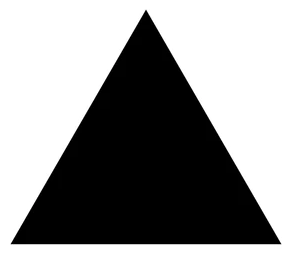
#> input picture tp_deteccion/figures/triangle.png, 292 x 255 px
$ python form_detection.py
#> lines starting #> are read from the running program, lines starting #| are printed output that depends on the picture; after the words box and inside, x2 and y2 are one past the last pixel; in counts of white or black regions, pixels touching at a corner belong together
### tp_deteccion/saved_contours.py
import cv2
from contour import get_contours


def get_saved_contour(path):
#> called with path = './figures/triangle.png'
    image = cv2.imread(path)
#> image is the input picture: shape (255, 292, 3); mean B, G, R 146.2, 146.2, 146.2
    image = cv2.cvtColor(image, cv2.COLOR_BGR2GRAY)
#> image: shape (255, 292)
    _, image = cv2.threshold(image, 120, 255, cv2.THRESH_BINARY)
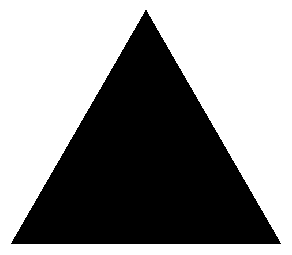
#> image: shape (255, 292); 57.4% white; 1 black region
    return get_contours(frame=image, mode=cv2.RETR_TREE, method=cv2.CHAIN_APPROX_NONE)[1]

### tp_deteccion/contour.py
import cv2


def get_contours(frame, mode, method):
#> called with mode = 3, method = 1
    contours, hierarchy = cv2.findContours(frame, mode, method)
#> contours = 2 contours; box (x1, y1, x2, y2) and area: (0, 0, 292, 255) 73914, (10, 9, 282, 245) 32071
    return contours


def filter_contours_by_area(contours, min_area, max_area):
    filtered_contours = []
    for cnt in contours:
        if min_area <= cv2.contourArea(cnt) <= max_area:
            filtered_contours.append(cnt)
    return filtered_contours


# [5 lines left out: function compare_contours, not called in this run]


def get_bounding_rect(contour):
    return cv2.boundingRect(contour)

### tp_deteccion/ml_model.py
import cv2
import csv

import numpy as np
from sklearn.tree import DecisionTreeClassifier


def label_to_int(string_label):
    if string_label == '5-point-star': return 1
    if string_label == 'rectangle': return 2
    if string_label == 'triangle':
        return 3

    else:
        raise Exception('unkown class_label')


# [7 lines left out: function int_to_label, not called in this run]


trainData = []
trainLabels = []

# Agarro las cosas en los archivos las guardo en variables y las mando a train data y labels
def load_training_set():
    global trainData
    global trainLabels
    with open('./machine/generated-files/shapes-hu-moments.csv') as csv_file:
        csv_reader = csv.reader(csv_file, delimiter=',')
        for row in csv_reader:
            class_label = row.pop() # saca el ultimo elemento de la lista
            floats = []
            for n in row:
                floats.append(float(n)) # tiene los momentos de Hu transformados a float.
            trainData.append(np.array(floats, dtype=np.float32)) # momentos de Hu
            trainLabels.append(np.array([label_to_int(class_label)], dtype=np.int32)) # Resultados
            #Valores y resultados se necesitan por separados
    trainData = np.array(trainData, dtype=np.float32)
    trainLabels = np.array(trainLabels, dtype=np.int32)
# transforma los arrays a arrays de forma numpy


# llama la funcion de arriba, se manda a entrenar y devuelve el modelo entrenado
def train_model():
    load_training_set()

    tree = DecisionTreeClassifier(max_depth=10)
    tree.fit(trainData, trainLabels.ravel())
    return tree

### tp_deteccion/frame_editor.py
import cv2


def denoise(frame, method, radius):
    kernel = cv2.getStructuringElement(method, (radius, radius))
    opening = cv2.morphologyEx(frame, cv2.MORPH_OPEN, kernel)
    closing = cv2.morphologyEx(opening, cv2.MORPH_CLOSE, kernel)
    return closing


def apply_color_convertion(frame, color):
    return cv2.cvtColor(frame, color)


def threshold(frame, slider_max, binary, trackbar_value):
    _, th = cv2.threshold(frame, trackbar_value, slider_max, binary)
    return th


# [4 lines left out: function draw_contours, not called in this run]

### tp_deteccion/trackbar.py
import cv2


def create_trackbar(trackbar_name, window_name, slider_max):
    cv2.createTrackbar(trackbar_name, window_name, 0, slider_max, on_trackbar)


def on_trackbar(val):
    pass


def get_trackbar_value(trackbar_name, window_name):
    return int(cv2.getTrackbarPos(trackbar_name, window_name))

### tp_deteccion/form_detection.py
import cv2
import numpy as np
import math

from contour import get_contours, filter_contours_by_area, get_bounding_rect
from frame_editor import apply_color_convertion, threshold, denoise, draw_contours
from saved_contours import get_saved_contour
from trackbar import create_trackbar, get_trackbar_value
from ml_model import train_model, int_to_label

# BGR
COLOR_GREEN = (0, 255, 0)
COLOR_RED = (0, 0, 255)
COLOR_WHITE = (255, 255, 255)

TRIANGLE_CONTOUR = get_saved_contour('./figures/triangle.png')
#> TRIANGLE_CONTOUR = contour of 740 points, box (x1, y1, x2, y2) (10, 9, 282, 245), area 32071
SQUARE_CONTOUR = get_saved_contour('./figures/square.png')
#> call 2 of get_saved_contour, with path = './figures/square.png'
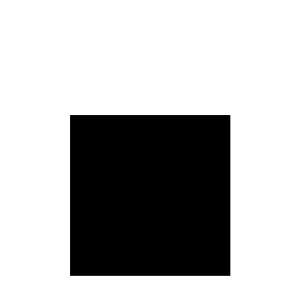
#> input picture tp_deteccion/figures/square.png, 300 x 300 px
#> in get_saved_contour, image is the input picture: shape (300, 300, 3); min 0, max 255, mean 182
#> in get_saved_contour (call 2), `_, image = cv2.threshold(image, 120, 255, cv2.THRESH_BINARY)`:
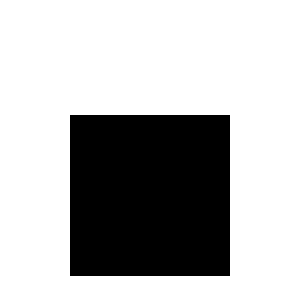
#> image: shape (300, 300); 71.4% white; 1 black region
#> in get_contours (call 2), `contours, hierarchy = cv2.findContours(frame, mode, method)`: contours = 2 contours; box (x1, y1, x2, y2) and area: (0, 0, 300, 300) 89401, (69, 114, 231, 277) 26080
#> SQUARE_CONTOUR = contour of 642 points, box (x1, y1, x2, y2) (69, 114, 231, 277), area 26080
STAR_CONTOUR = get_saved_contour('./figures/star.jpeg')
#> call 3 of get_saved_contour, with path = './figures/star.jpeg'
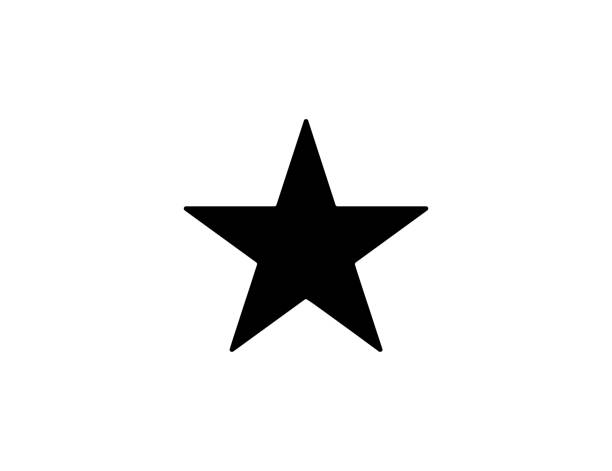
#> input picture tp_deteccion/figures/star.jpeg, 612 x 471 px
#> in get_saved_contour, image is the input picture: shape (471, 612, 3); min 0, max 255, mean 237.4
#> in get_saved_contour (call 3), `_, image = cv2.threshold(image, 120, 255, cv2.THRESH_BINARY)`: image: shape (471, 612); 93.1% white; 1 black region
#> in get_contours (call 3), `contours, hierarchy = cv2.findContours(frame, mode, method)`: contours = 2 contours; box (x1, y1, x2, y2) and area: (0, 0, 612, 471) 287170, (183, 118, 429, 353) 20409
#> STAR_CONTOUR = contour of 836 points, box (x1, y1, x2, y2) (183, 118, 429, 353), area 20409

SCORE_LIMIT = 0.15


def main():
    window_name = 'Window'
    cv2.namedWindow(window_name)
    cap = cv2.VideoCapture(0)
    model = train_model()
#> (reads machine/generated-files/shapes-hu-moments.csv from the repository)

    trackbar_thresh_name = 'Threshold'
    thresh_slider_max = 255
    create_trackbar(trackbar_thresh_name, window_name, thresh_slider_max)

    trackbar_kernel_name = 'Kernel denoise'
    contour_kernel_max = 10
    create_trackbar(trackbar_kernel_name, window_name, contour_kernel_max)

    trackbar_min_area_name = 'Min Area'
    contour_min_area_max = 10000
    create_trackbar(trackbar_min_area_name, window_name, contour_min_area_max)

    trackbar_max_area_name = 'Max Area'
    contour_max_area_max = 99999
    create_trackbar(trackbar_max_area_name, window_name, contour_max_area_max)


    while True:
        ret, frame = cap.read()
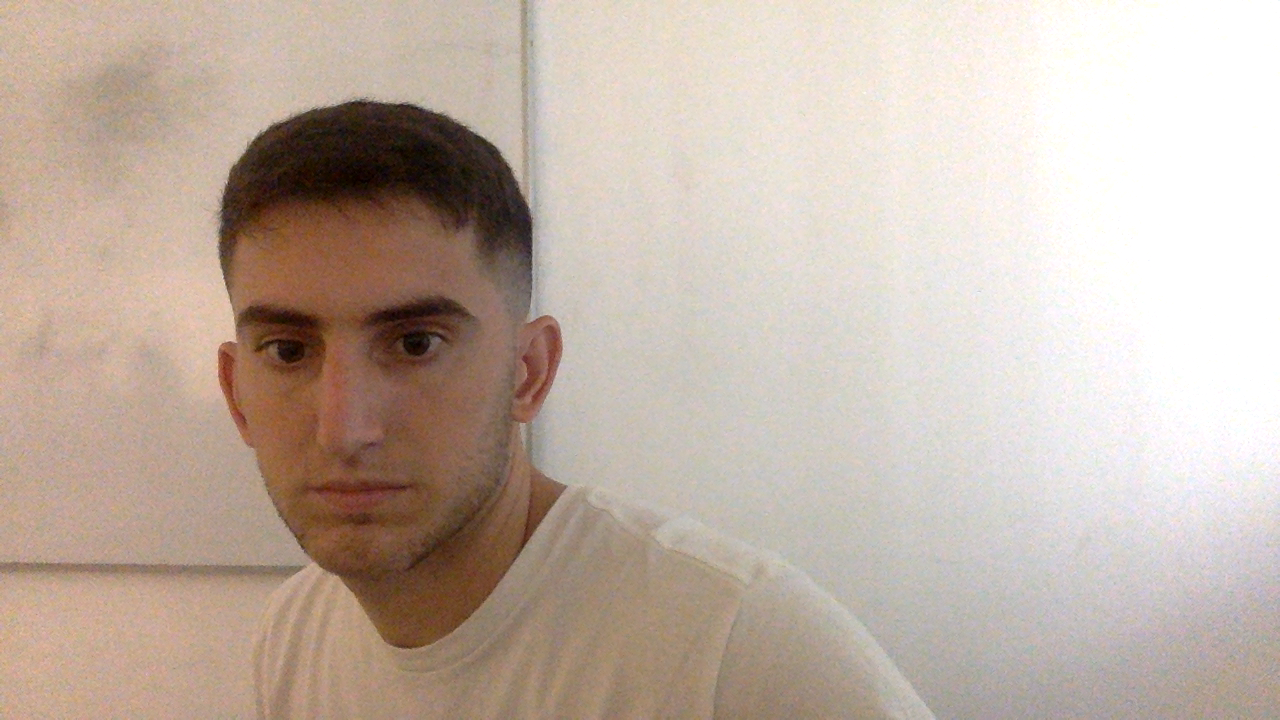
#> input picture imagen.png, 1280 x 720 px, given in place of the camera
#> frame is the input picture: shape (720, 1280, 3); mean B, G, R 166.5, 178.3, 194

        gray_frame = apply_color_convertion(frame=frame, color=cv2.COLOR_BGR2GRAY)
#> in apply_color_convertion, `return cv2.cvtColor(frame, color)`:
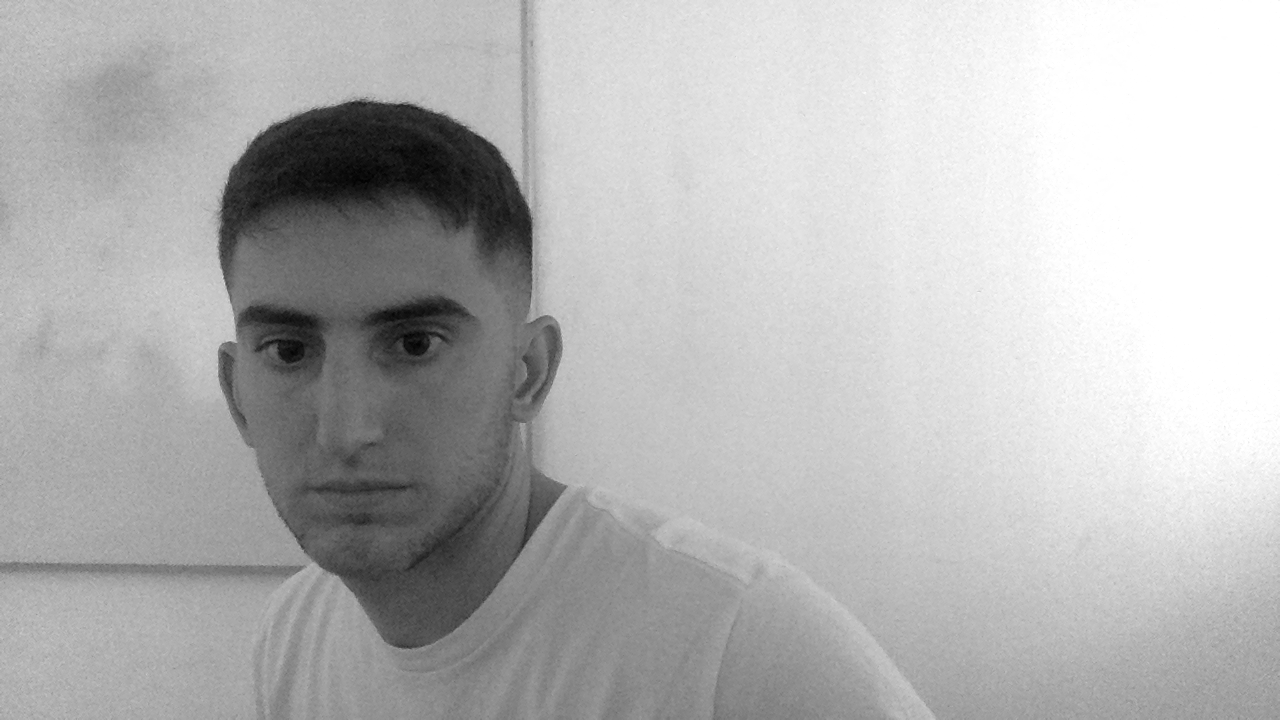
#> returned value: shape (720, 1280); min 2, max 255, mean 181.6

        trackbar_thresh_val = get_trackbar_value(trackbar_name=trackbar_thresh_name, window_name=window_name)
        trackbar_min_area_val = get_trackbar_value(trackbar_name=trackbar_min_area_name, window_name=window_name)
        trackbar_max_area_val = get_trackbar_value(trackbar_name=trackbar_max_area_name, window_name=window_name)

        thresh_frame = threshold(frame=gray_frame, slider_max=thresh_slider_max,
                                 binary=cv2.THRESH_BINARY,
                                 trackbar_value=trackbar_thresh_val)
#> in threshold, `_, th = cv2.threshold(frame, trackbar_value, slider_max, binary)`: th: shape (720, 1280); every value is 255

        frame_denoised = denoise(frame=thresh_frame, method=cv2.MORPH_ELLIPSE, radius=5)

        contours = get_contours(frame=frame_denoised, mode=cv2.RETR_TREE, method=cv2.CHAIN_APPROX_NONE)
#> in get_contours (call 4), `contours, hierarchy = cv2.findContours(frame, mode, method)`: contours = 1 contour; box (x1, y1, x2, y2) and area: (0, 0, 1280, 720) 919601

        filtered_contours = filter_contours_by_area(contours=contours, min_area=trackbar_min_area_val,
                                                    max_area=trackbar_max_area_val)
#> the loop in filter_contours_by_area, `for cnt in contours:` made 1 pass
#> after the loop in filter_contours_by_area, `for cnt in contours:`: filtered_contours = []
#> filtered_contours = []

        for cont in filtered_contours:
            triangle_score = cv2.matchShapes(cont, TRIANGLE_CONTOUR, cv2.CONTOURS_MATCH_I1, 0)
            square_score = cv2.matchShapes(cont, SQUARE_CONTOUR, cv2.CONTOURS_MATCH_I1, 0)
            star_score = cv2.matchShapes(cont, STAR_CONTOUR, cv2.CONTOURS_MATCH_I1, 0)
            min_score = min(triangle_score, square_score, star_score)

            x, y, w, h = get_bounding_rect(cont)

            if min_score > SCORE_LIMIT:
                draw_contours(frame=frame, contours=[cont], color=COLOR_RED, thickness=3)
                cv2.putText(frame, "Unknown", (x - 20, y - 20), cv2.FONT_HERSHEY_SIMPLEX, 0.5, COLOR_RED, 2)
            else:
                draw_contours(frame=frame, contours=[cont], color=COLOR_GREEN, thickness=3)
                if min_score == triangle_score:
                    cv2.putText(frame, "Triangle", (x - 20, y - 20), cv2.FONT_HERSHEY_SIMPLEX, 0.5, COLOR_GREEN, 2)
                elif min_score == square_score:
                    cv2.putText(frame, "Square", (x - 20, y - 20), cv2.FONT_HERSHEY_SIMPLEX, 0.5, COLOR_GREEN, 2)
                else:
                    # MIN SCORE == STAR
                    cv2.putText(frame, "Star", (x - 20, y - 20), cv2.FONT_HERSHEY_SIMPLEX, 0.5, COLOR_GREEN, 2)
#> this loop made 0 passes

        cv2.imshow('Window', frame)
        cv2.imshow('Window debug', frame_denoised)

        if cv2.waitKey(1) & 0xFF == ord('q'):
#> (key q is pressed here)
            break

    cap.release()


main()
